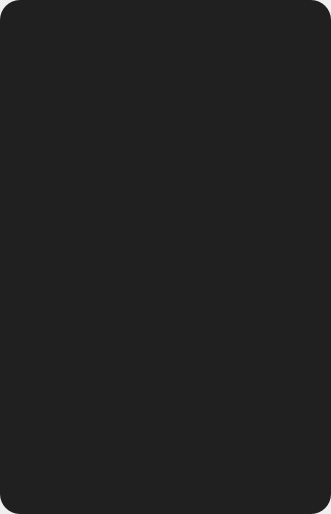
<?xml version="1.0" encoding="UTF-8"?>
<ui version="4.0">
 <class>Form</class>
 <widget class="QWidget" name="Form">
  <property name="geometry">
   <rect>
    <x>0</x>
    <y>0</y>
    <width>331</width>
    <height>514</height>
   </rect>
  </property>
  <property name="windowTitle">
   <string>Form</string>
  </property>
  <layout class="QHBoxLayout" name="horizontalLayout">
   <property name="leftMargin">
    <number>0</number>
   </property>
   <property name="topMargin">
    <number>0</number>
   </property>
   <property name="rightMargin">
    <number>0</number>
   </property>
   <property name="bottomMargin">
    <number>0</number>
   </property>
   <item>
    <widget class="QWidget" name="widget_hist" native="true">
     <property name="styleSheet">
      <string notr="true">QWidget{
	border-radius:20px;
	background-color: rgb(32, 32, 32);
}
QScrollBar:horizontal{
    height:8px;
    background:rgba(0,0,0,0%);
border-radius:4px;

}
QScrollBar::handle:horizontal{
    background:rgba(255,255,255,50%);
border-radius:4px;
}
QScrollBar::handle:horizontal:hover{
    background:rgba(255,255,255,100%);
    min-width:0;
}
QScrollBar::add-line:horizontal{
    height:0px;width:0px;

}
QScrollBar::sub-line:horizontal{
    height:0px;width:0px;

}
QScrollBar::add-line:horizontal:hover{
    height:0px;width:0px;

}
QScrollBar::sub-line:horizontal:hover{
    height:0px;width:0px;

}
QScrollBar::add-page:horizontal,QScrollBar::sub-page:horizontal
{
    background:rgba(0,0,0,10%);
    border-radius:4px;
}

QScrollBar:vertical{
    width:8px;
    background:rgba(0,0,0,0%);

}
QScrollBar::handle:vertical{
    width:0px;
    background:rgba(255,255,255,50%);
    border-radius:4px;
}
QScrollBar::handle:vertical:hover{
    width:0px;
    background:rgba(255,255,255,100%);
    border-radius:4px;
    min-width:20;
}
QScrollBar::add-line:vertical{
    height:0px;width:0px;

}
QScrollBar::sub-line:vertical{
    height:0px;width:0px;

}
QScrollBar::add-line:vertical:hover{
    height:0px;width:0px;

}
QScrollBar::sub-line:vertical:hover{
    height:0px;width:0px;

}
QScrollBar::add-page:vertical,QScrollBar::sub-page:vertical
{
    background:rgba(0,0,0,10%);
    border-radius:4px;
}

 
 
QSlider::add-page:horizontal {
    background-color: qlineargradient(spread: pad, x1: 0, y1: 1, x2: 1, y2: 1,
                                      stop: 0 rgb(100, 100, 100),
                                      stop: 1 rgb(255, 78, 0,));
    border-radius: 4px;
}

QSlider::sub-page:horizontal {
	background-color: qlineargradient(spread: pad, x1: 0, y1: 1, x2: 1, y2: 1,
                                      stop: 0 rgb(51, 151, 255),
                                      stop: 1 rgb(100, 100, 100));
    border-radius: 4px;
}

QSlider::groove:horizontal {
    background: transparent;
    height: 8px;
}

QSlider::handle:horizontal {
    width: 16px;
    height: 18px;
    margin: -4px 0px -4px 0px;
    border-radius: 8px;
    background: white;
}
</string>
     </property>
     <layout class="QHBoxLayout" name="horizontalLayout_hist">
      <item>
       <widget class="QScrollArea" name="scrollArea">
        <property name="styleSheet">
         <string notr="true">QScrollArea{
	background-color: transparent;
}</string>
        </property>
        <property name="verticalScrollBarPolicy">
         <enum>Qt::ScrollBarAsNeeded</enum>
        </property>
        <property name="widgetResizable">
         <bool>true</bool>
        </property>
        <widget class="QWidget" name="scrollAreaWidgetContents">
         <property name="geometry">
          <rect>
           <x>0</x>
           <y>0</y>
           <width>309</width>
           <height>492</height>
          </rect>
         </property>
         <layout class="QVBoxLayout" name="verticalLayout">
          <item>
           <widget class="QWidget" name="widget_gray_hist" native="true">
            <layout class="QVBoxLayout" name="verticalLayout_4"/>
           </widget>
          </item>
          <item>
           <widget class="QWidget" name="widget_color_hist" native="true">
            <layout class="QVBoxLayout" name="verticalLayout_5"/>
           </widget>
          </item>
         </layout>
        </widget>
       </widget>
      </item>
     </layout>
    </widget>
   </item>
  </layout>
 </widget>
 <resources/>
 <connections/>
</ui>
